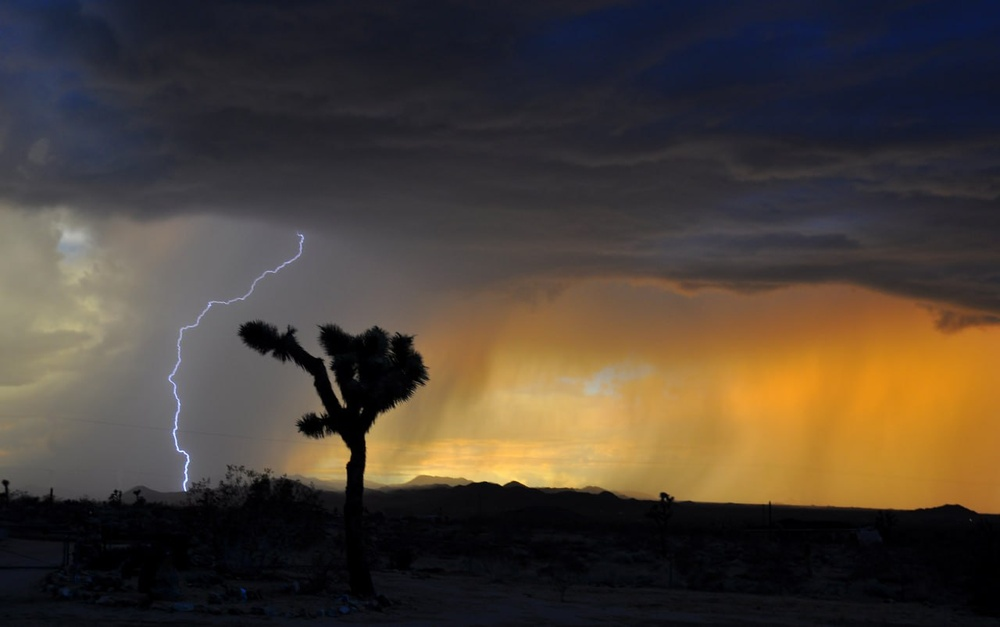
#> input picture pic.jpg, 1000 x 627 px, shrunk from 1280 x 803 before the run
$ python pic_project.py
#> lines starting #> are read from the running program, lines starting #| are printed output that depends on the picture
from PIL import Image, ImageFilter, ImageEnhance
with Image.open("pic.jpg") as pic:

#> pic is the input picture: PIL image 1000x627 RGB; mean R, G, B 74, 63.4, 53.8
    print("До")
    print('Pозмip:', pic.size)
#| Pозмip: (1000, 627)
    print('copмat:', pic.format)
#| copмat: JPEG
    print('Tиn:', pic.mode)
#| Tиn: RGB

    pic.show()

    pic_gray = pic.convert('L')
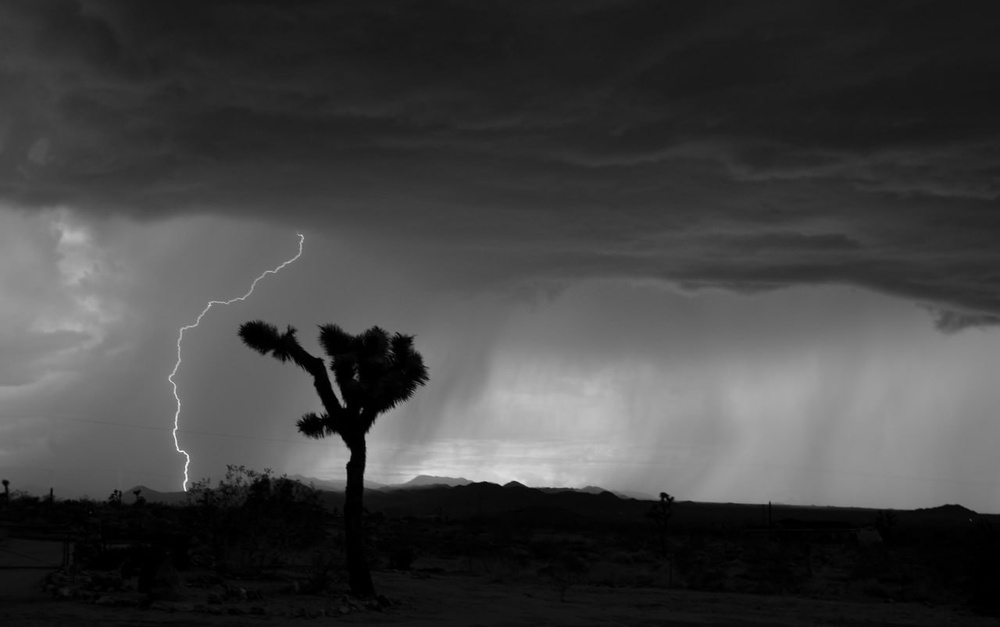
#> pic_gray: PIL image 1000x627 L; min 0, max 244, mean 65.5
    pic_gray.save('gray.jpg')
    print("Після")
    print('Pозмip:', pic.size)
#| Pозмip: (1000, 627)
    print('copмat:', pic.format)
#| copмat: JPEG
    print('Tиn:', pic.mode)
#| Tиn: RGB
    pic_gray.show()

    pic_blur = pic.filter(ImageFilter.BLUR)
    pic_blur.save('blured.jpg')
    pic_blur.show()

    pic_up = pic.transpose(Image.ROTATE_180)
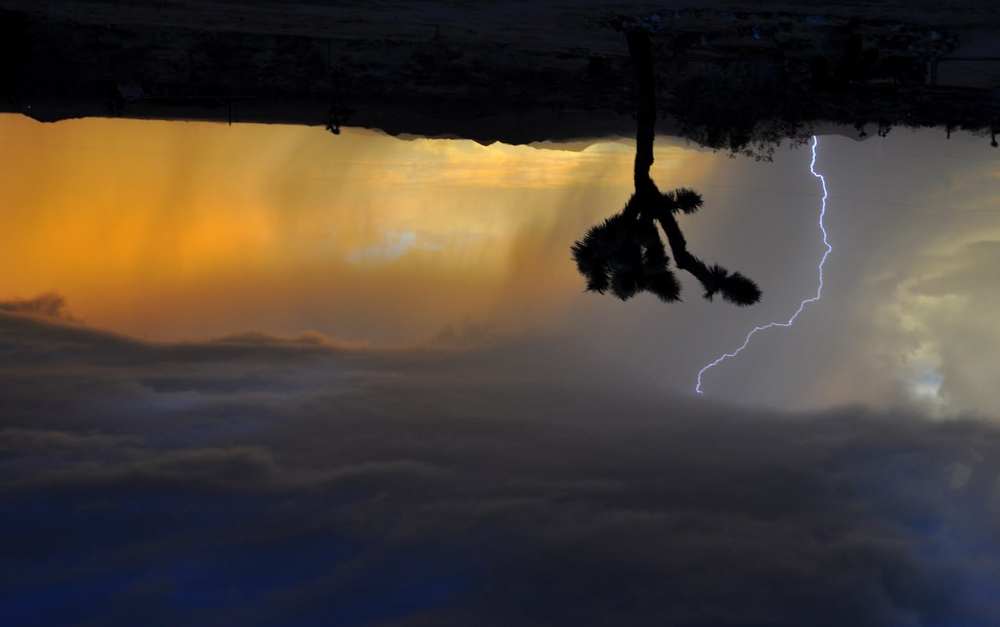
#> pic_up: PIL image 1000x627 RGB; mean R, G, B 74, 63.4, 53.8
    pic_up.save('pic_up.jpg')
    pic_up.show()

    mirrow = pic.transpose(Image.FLIP_LEFT_RIGHT)
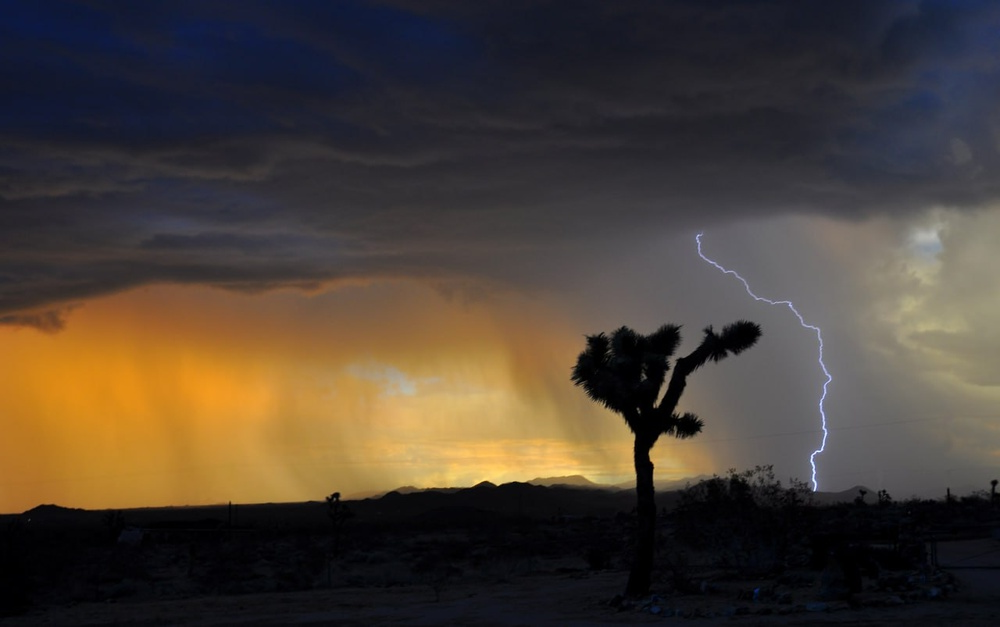
#> mirrow: PIL image 1000x627 RGB; mean R, G, B 74, 63.4, 53.8
    mirrow.save('mirrow.jpg')
    mirrow.show()

    pic_contrast = ImageEnhance.Contrast(pic)
    pic_contrast = pic_contrast.enhance(1.5)
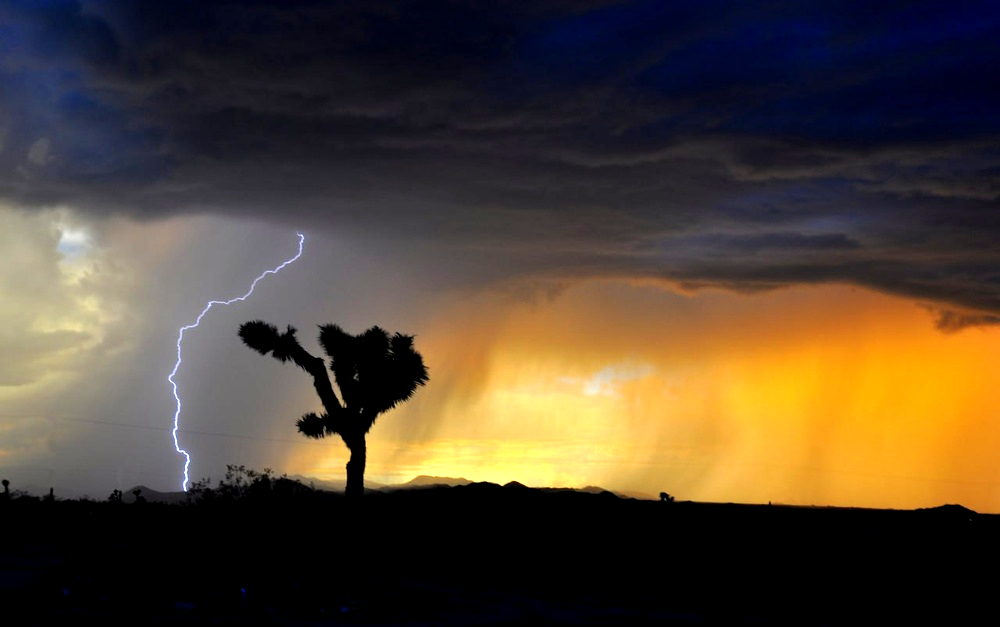
#> pic_contrast: PIL image 1000x627 RGB; mean R, G, B 80.5, 66.6, 51
    pic_contrast.save('contr.jpg')
    pic_contrast.show()

$ run again, with kit.jpg copied over pic.jpg
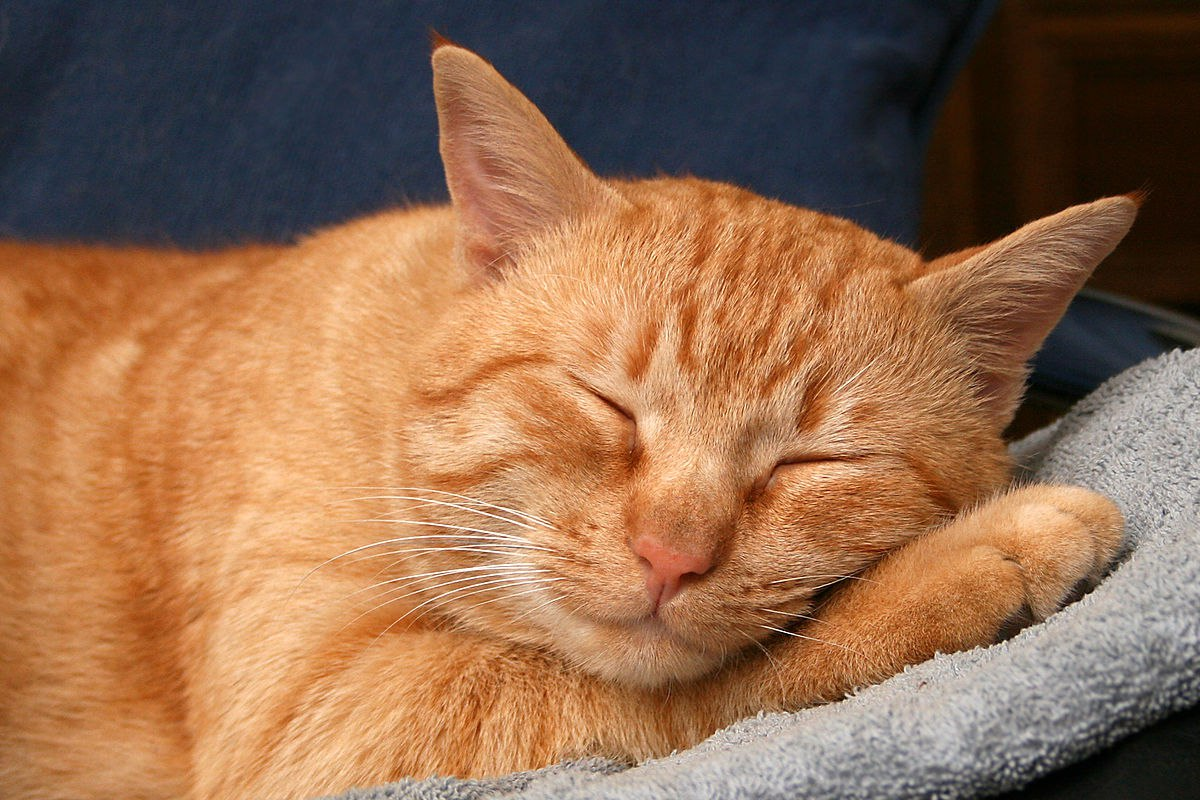
#> input picture kit.jpg, 1200 x 800 px
#> pic is the input picture: PIL image 1200x800 RGB; mean R, G, B 145.9, 107.5, 79.6
#| Pозмip: (1200, 800)
#| copмat: JPEG
#| Tиn: RGB
#| Pозмip: (1200, 800)
#| copмat: JPEG
#| Tиn: RGB
#> `mirrow = pic.transpose(Image.FLIP_LEFT_RIGHT)`:
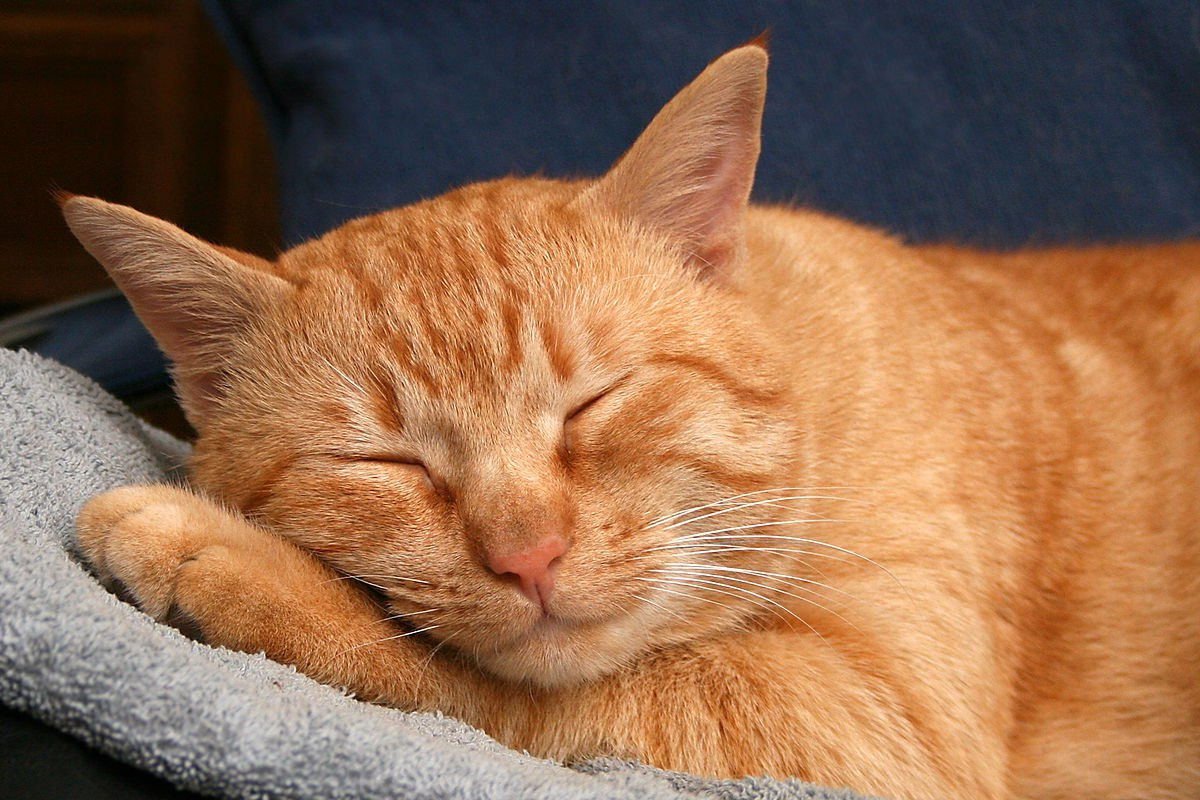
#> mirrow: PIL image 1200x800 RGB; mean R, G, B 145.9, 107.5, 79.6
#> `pic_contrast = pic_contrast.enhance(1.5)`:
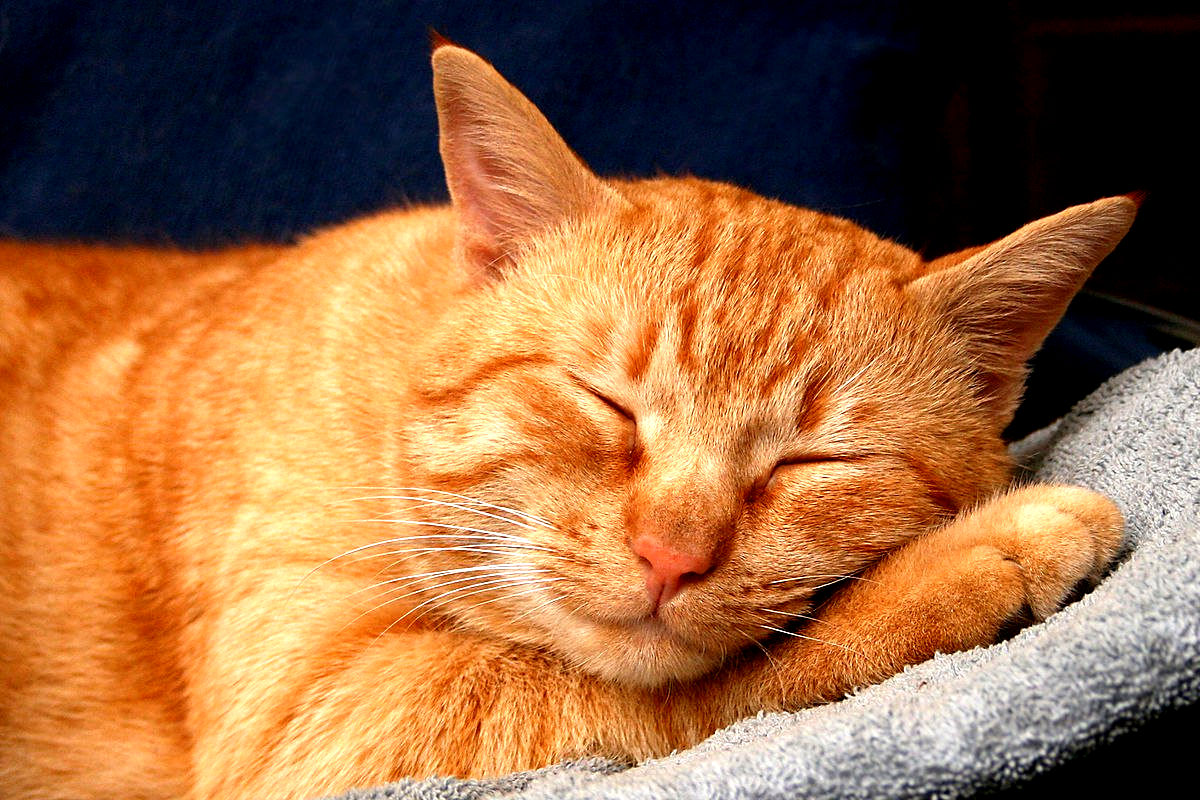
#> pic_contrast: PIL image 1200x800 RGB; mean R, G, B 155.2, 106.2, 66.9
